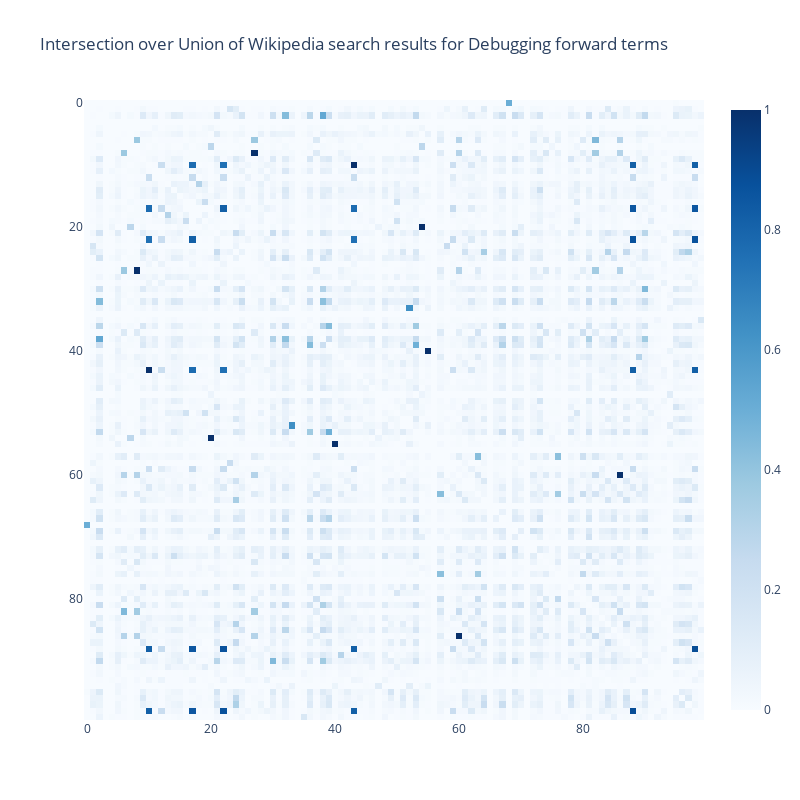

The notebook cell saved with this chart:
### Code cell
import plotly.express as px

px.imshow(iou, color_continuous_scale='Blues',
          title='Intersection over Union of Wikipedia search results for Debugging forward terms',
          width=800, height=800,
)

### Figure 1 — Plotly figure (JSON) as saved in the notebook; plotly's stock layout.template omitted (floating-point values rounded to 4 significant figures; data arrays with more than 128 entries replaced by an {"elided": "..."} marker saying what was removed)
{"data": [{"coloraxis": "coloraxis", "hovertemplate": "x: %{x}<br>y: %{y}<br>color: %{z}<extra></extra>", "name": "0", "type": "heatmap", "xaxis": "x", "yaxis": "y", "z": {"elided": "100x100 float values"}}], "layout": {"coloraxis": {"colorscale": [[0, "rgb(247,251,255)"], [0.125, "rgb(222,235,247)"], [0.25, "rgb(198,219,239)"], [0.375, "rgb(158,202,225)"], [0.5, "rgb(107,174,214)"], [0.625, "rgb(66,146,198)"], [0.75, "rgb(33,113,181)"], [0.875, "rgb(8,81,156)"], [1, "rgb(8,48,107)"]]}, "height": 800, "title": {"text": "Intersection over Union of Wikipedia search results for Debugging forward terms"}, "width": 800, "xaxis": {"anchor": "y", "constrain": "domain", "domain": [0, 1], "scaleanchor": "y"}, "yaxis": {"anchor": "x", "autorange": "reversed", "constrain": "domain", "domain": [0, 1]}}}
